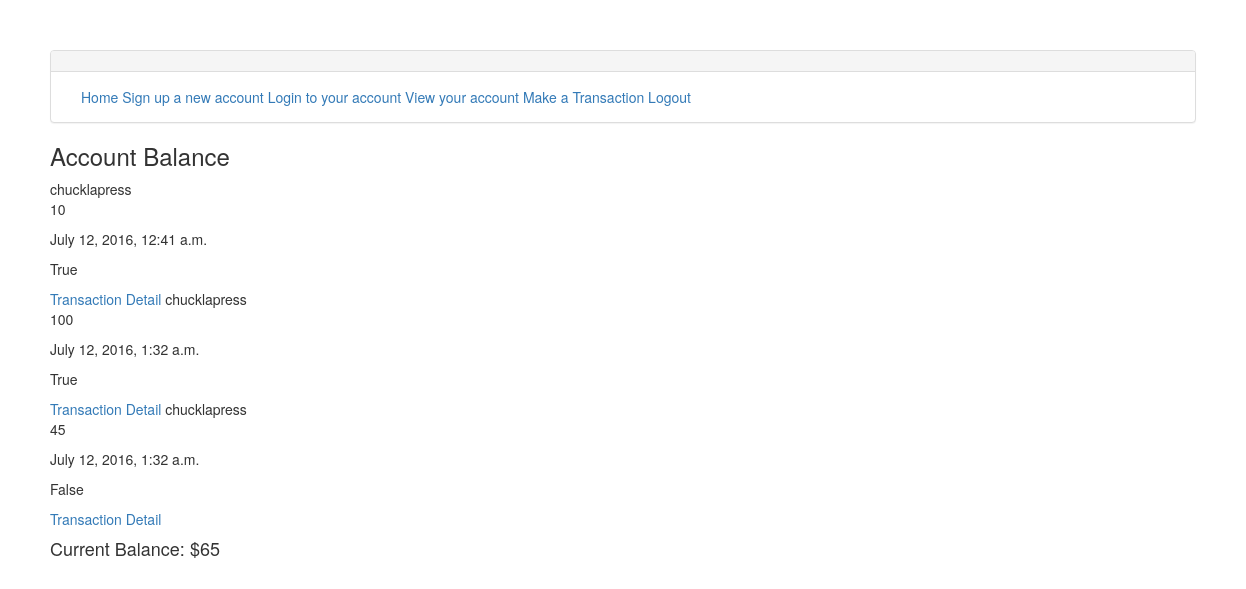
Page /balance/ (signed in) on the earlier database version.
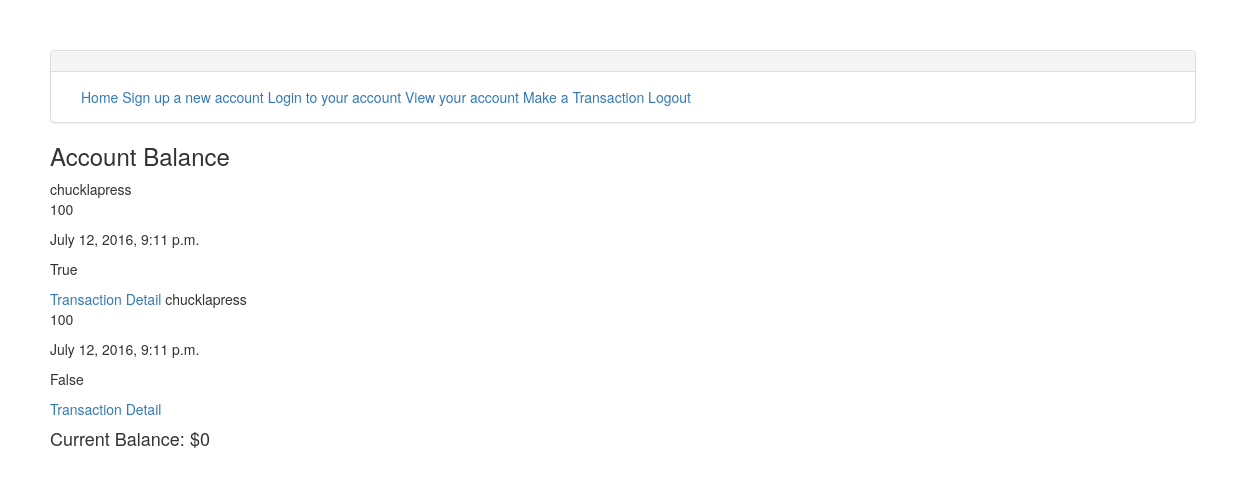
Same page on the later database version.
### ironapp/models.py (models this page shows, shortened)
class AcctBalance(models.Model):
    account_number = models.IntegerField()
    entry = models.IntegerField()
    is_deposit = models.BooleanField(default=1)
    date = models.DateTimeField(default=datetime.now, blank=True)
    customer = models.ForeignKey('auth.User')
    memo_or_note = models.CharField(max_length=35)

### ironapp/views.py (the view)
# urls.py: url(r'^balance/$', AccountView.as_view(), name="acct_bal_view"),
class AccountView(LoginRequiredMixin, ListView):
    login_url = "/login/"
    template_name = "acctbalance_form.html"
    model = AcctBalance
    def get_queryset(self):
        return AcctBalance.objects.filter(customer=self.request.user)
    def get_context_data(self,**kwargs):
        context = super().get_context_data(**kwargs)
        self.is_balance = is_balance(self.request.user)
        context["balance"] = self.is_balance
        return context

### ironapp/views.py (called while the page is built)
def is_balance(user):
    transactions = AcctBalance.objects.filter(customer=user)
    balance = 0
    for items in transactions:
        if items.is_deposit == True:
            balance += items.entry
        elif items.is_deposit == False:
            balance -= items.entry
            if balance >0:
                print("This transaction is not supported")
    return balance

### templates/acctbalance_form.html
{% extends 'base.html' %}
{% block content %}
<h3>Account Balance</h3>
    {% for item in object_list %}
        {{ item.customer }}
        <p>{{ item.entry }}</p>
        <p>{{ item.date }}</p>
        <P>{{ item.is_deposit }}</P>
        <a href= "{% url 'account_detail_view' item.pk %}">Transaction Detail</a>
    {% endfor %}
<h4>Current Balance: ${{balance}}</h4>
{% endblock %}

### templates/base.html (shortened to what this page needs)
{% load staticfiles %}
<!DOCTYPE html>
<html lang="en">
<head>
        <link rel="stylesheet" href='{% static "ironapp/css/bootstrap.css" %}' media="screen" title="bootstrap" charset="utf-8">
  </head>
<body>
    <div class="panel panel-default">
  <div class="panel-heading">
  </div>
  <div class="panel-body">
      <div class="container">
            <a href="{% url 'index_view'%}">Home</a>
            <a href= "{% url 'sign_up_view' %}">Sign up a new account</a>
            <a href="{%url 'login'%}">Login to your account</a>
            <a href= "{% url 'acct_bal_view' %}">View your account</a>
            <a href= "{% url 'open_acct_view' %}">Make a Transaction</a>
            <a href="{%url 'logout_view'%}?next=/">Logout</a>
    </div>
  </div>
</div>
        {%block content%}{% endblock %}
</body>
</html>

Differences in the rows shown:
removed AcctBalance: customer "chucklapress", entry "10", date "July 12, 2016, 12:41 a.m.", is_deposit "True"
removed AcctBalance: customer "chucklapress", entry "100", date "July 12, 2016, 1:32 a.m.", is_deposit "True"
removed AcctBalance: customer "chucklapress", entry "45", date "July 12, 2016, 1:32 a.m.", is_deposit "False"
added AcctBalance: customer "chucklapress", entry "100", date "July 12, 2016, 9:11 p.m.", is_deposit "True"
added AcctBalance: customer "chucklapress", entry "100", date "July 12, 2016, 9:11 p.m.", is_deposit "False"
Other differences:
{{ balance }}: "65" → "0"
